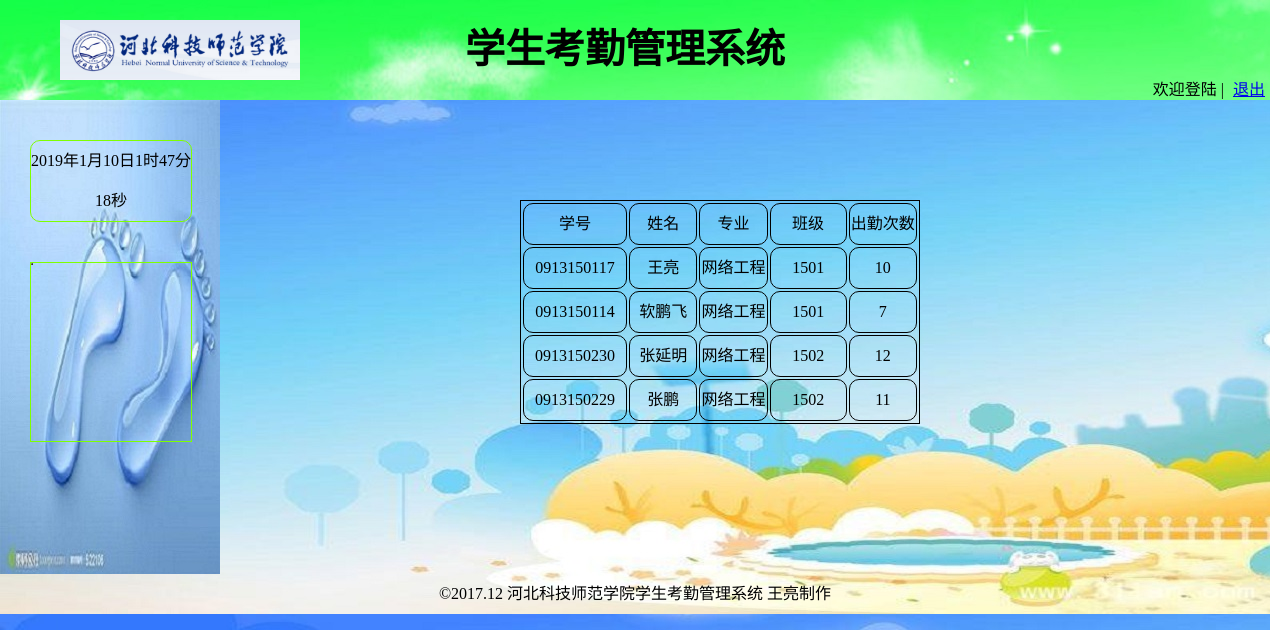
The app's page /PHPZY/stu-cxxx1.php?maj=网络工程 with its own data.
### tables this page shows
CREATE TABLE `stu` (
  `id` int(20) NOT NULL,
  `sid` varchar(11) NOT NULL COMMENT '学号',
  `uname` varchar(50) NOT NULL COMMENT '姓名',
  `upass` varchar(50) NOT NULL COMMENT '密码',
  `maj` varchar(50) NOT NULL COMMENT '专业',
  `class` varchar(10) NOT NULL COMMENT '班级',
  `cq` varchar(20) NOT NULL COMMENT '出勤次数'
);

### PHPZY/stu-cxxx1.php (the view, shortened to what this page needs)
<?php
$uname=$_SESSION['name'];
if (isset($_GET['maj'])&&$_GET['maj']!=""){
    $maj=$_GET['maj'];
    $resl=mysql_query("SELECT * FROM `stu` WHERE `maj` = '".$maj."'");
    $str="";
    while ($rsl=mysql_fetch_assoc($resl)){
        $str.="<tr>
            <td>".$rsl['sid']."</td>
            <td>".$rsl['uname']."</td>
            <td>".$rsl['maj']."</td>
            <td>".$rsl['class']."</td>
            <td>".$rsl['cq']."</td>
        </tr>
        ";
    }
}
?>
<!doctype html>
<html lang="en">
<head>
    <link rel="stylesheet" href="css/main.css">
</head>
<body style="background-image: url('images/denglu.jpg')">
<div class="myhead">
    <div class="header-l"><img src="images/xx.png"></div>
    <div class="header-c"><p><b>学生考勤管理系统</b></p></div>
    <div class="header-r">
        <ul>
            <li><a href="login.html">退出</a></li>
            <li><?php echo "欢迎".$uname."登陆"?>&nbsp|&nbsp </li>
        </ul>
    </div>
</div>
<div class="body-l">
    <div class="body-l-t" id="clock" ></div>
    <div class="body-l-b">
        <table border="1px solid blank" cellspaing="0">
        </table>
    </div>
</div>
<div class="body-r">
    <div style="width: 400px">
        <table >
            <tr>
                <td>学号</td>
                <td>姓名</td>
                <td>专业</td>
                <td>班级</td>
                <td>出勤次数</td>
            </tr>
            <?php echo $str;?>
        </table>
    </div>
</div>
<div class="myfoot"><p>©2017.12 河北科技师范学院学生考勤管理系统  王亮制作</p></div>
</body>
</html>

### PHPZY/css/main.css (style rules this page uses)
* { margin: 0; padding: 0; }
.myhead { height: 100px; background-color: red; background-image: url("../images/sidebar.png"); }
.header-l { width: 350px; float: left; }
.header-l img { width: 240px; height: 60px; margin-left: 60px; margin-top: 20px; }
.header-c { width: 550px; float: left; }
.header-c p { line-height: 100px; text-align: center; font-size: 40px; }
.header-r { height: 100px; float: left; float: right; }
.header-r ul li { list-style: none; float: right; margin-top: 76px; margin-right: 5px; }
.body-l { width: 220px; height: 474px; background-color: aqua; float: left; background-image: url("../images/bei2.png"); }
.body-l-t { width: 160px; height: 80px; border: 1px solid chartreuse; margin-left: 30px; margin-top:40px ; line-height: 40px; text-align: center; border-radius: 10px; }
.body-l-b { width: 160px; height: 178px; border: 1px solid chartreuse; margin-left: 30px; margin-top:40px ; }
.body-r { height: 474px; width:1040px; margin-left: 220px; position: absolute; top: 100px; }
.body-r div { width: 262px; height: 268px; margin-left: 300px; margin-top: 100px; }
.body-r div table { border: 1px solid black }
.body-r div tr td { width: 130px; height: 15px; border:1px solid black ; line-height: 40px; text-align: center; border-radius: 10px; boder-collapse:collapse }
.myfoot { height: 40px; margin-top: 474px; }
.myfoot p { line-height: 40px; text-align: center; }

### records on screen
stu: sid "0913150117", uname "王亮", maj "网络工程", class "1501", cq "10"
stu: sid "0913150114", uname "软鹏飞", maj "网络工程", class "1501", cq "7"
stu: sid "0913150230", uname "张延明", maj "网络工程", class "1502", cq "12"
stu: sid "0913150229", uname "张鹏", maj "网络工程", class "1502", cq "11"
